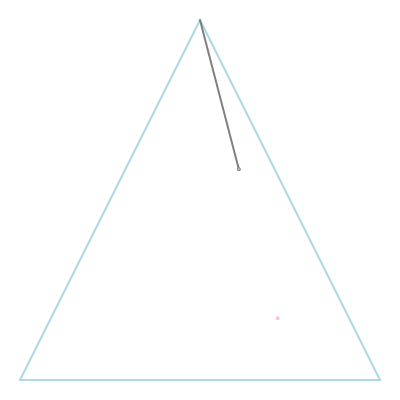
Frame 1 (no input)
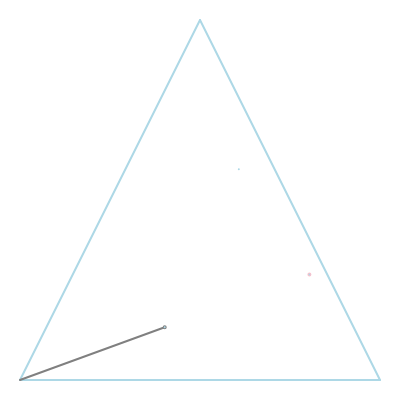
Frame 2 (the mouse pressed at the canvas centre, redrawn once)

The p5.js sketch that drew these frames (run headless with seeded random() and noise() and a simulated clock; the mouse was pressed at the canvas centre and the sketch redrawn once):

// p5.js sketch
// ── sketch.js
let x0 = 200;
let y0 = 20;

let x1 = 380;
let y1 = 380;

let x2 = 20;
let y2 = 380;

let X = [x0, x1, x2];
let Y = [y0, y1, y2];

let x_in;
let y_in;

let x_points = [];
let y_points = [];

function setup() {
  createCanvas(400, 400);

  noFill()
  stroke('lightblue')
  strokeWeight(2)

  x_in = random(0, width);
  y_in = random(0, height);

  while (!isInsideTriangle(x_in, y_in, x0, y0, x1, y1, x2, y2)) {
    x_in = random(0, width);
    y_in = random(0, height);
  }
}

function draw() {

  background(255);

  line(x0, y0, x1, y1);
  line(x1, y1, x2, y2);
  line(x2, y2, x0, y0);

  let vertex = floor(random(3))
  let x = X[vertex];
  let y = Y[vertex];

  stroke('pink');
  ellipse(x_in, y_in, 2, 2);

  x_in = (x + x_in) / 2;
  y_in = (y + y_in) / 2;

  stroke('gray')
  line(x, y, x_in, y_in);
  ellipse(x_in, y_in, 2, 2);

  x_points.push(x_in);
  y_points.push(y_in);

  stroke('lightblue');
  for (let i = 0; i < x_points.length; i++) {
    point(x_points[i], y_points[i]);
  }

  if (!mouseIsPressed) {

    noLoop();
  }

}

function triangleArea(x0, y0, x1, y1, x2, y2) {
  return abs((x0 * (y1 - y2) + x1 * (y2 - y0) + x2 * (y0 - y1)) / 2);
}

function isInsideTriangle(px, py, x0, y0, x1, y1, x2, y2) {

  let A = triangleArea(x0, y0, x1, y1, x2, y2);

  let A1 = triangleArea(px, py, x1, y1, x2, y2);
  let A2 = triangleArea(x0, y0, px, py, x2, y2);
  let A3 = triangleArea(x0, y0, x1, y1, px, py);

  return (A == A1 + A2 + A3);
}

function mousePressed(){
  loop()
}
